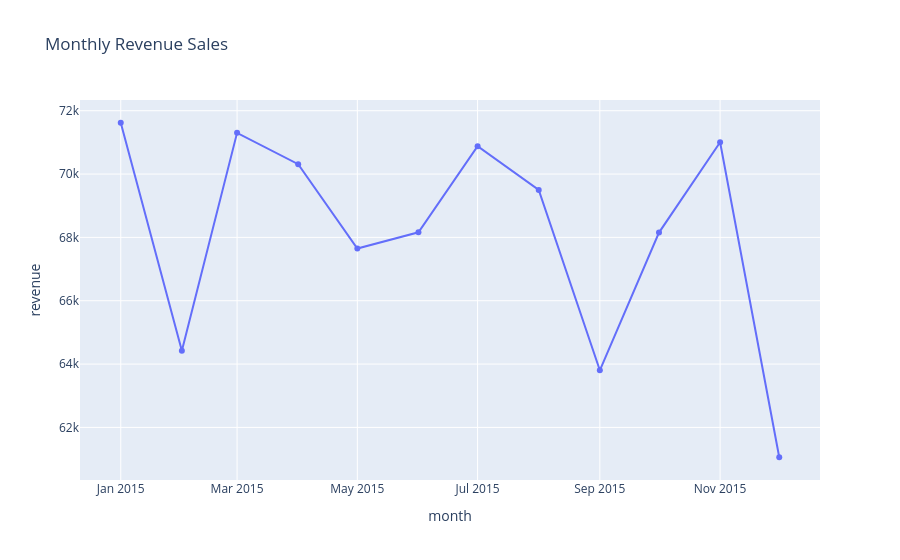

Notebook code cell kept with this figure:
### Markdown cell above
## 3. Sales by Month

### Code cell
query = """
SELECT 
    strftime('%Y-%m', order_date) AS month,
    SUM(total_price) AS revenue
FROM pizza
GROUP BY month
ORDER BY month;
"""

monthly_sales_df = duckdb.sql(query).df()

fig = px.line(
    monthly_sales_df,
    x="month",
    y="revenue",
    title="Monthly Revenue Sales",
    markers=True
)

fig.show()

### Figure 1 — Plotly figure (JSON) as saved in the notebook; plotly's stock layout.template omitted (floating-point values rounded to 4 significant figures)
{"data": [{"hovertemplate": "month=%{x}<br>revenue=%{y}<extra></extra>", "legendgroup": "", "line": {"color": "#636efa", "dash": "solid"}, "marker": {"symbol": "circle"}, "mode": "lines+markers", "name": "", "orientation": "v", "showlegend": false, "type": "scatter", "x": ["2015-01", "2015-02", "2015-03", "2015-04", "2015-05", "2015-06", "2015-07", "2015-08", "2015-09", "2015-10", "2015-11", "2015-12"], "xaxis": "x", "y": [71620.0, 64420.0, 71300.0, 70310.0, 67650.0, 68160.0, 70880.0, 69500.0, 63800.0, 68150.0, 71000.0, 61060.0], "yaxis": "y"}], "layout": {"legend": {"tracegroupgap": 0}, "title": {"text": "Monthly Revenue Sales"}, "xaxis": {"anchor": "y", "domain": [0, 1], "title": {"text": "month"}}, "yaxis": {"anchor": "x", "domain": [0, 1], "title": {"text": "revenue"}}}}
